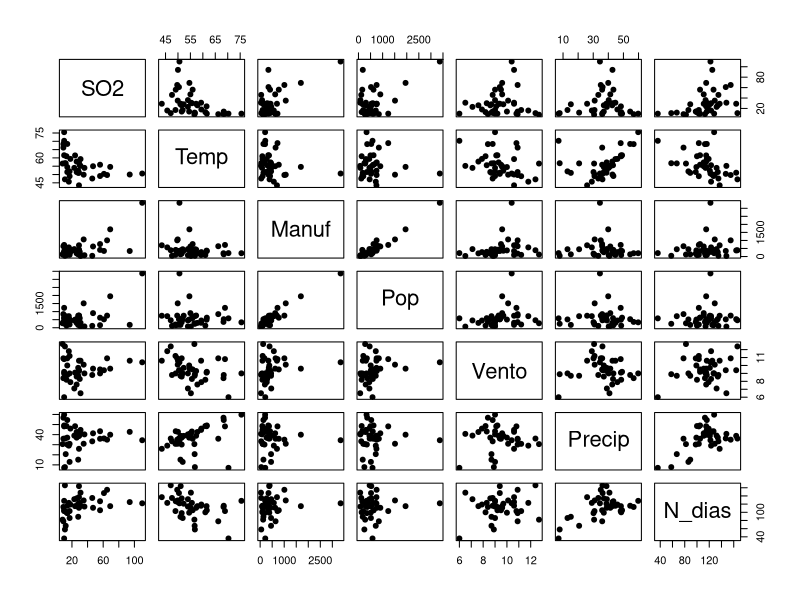

Source code (R): (Note: this script raises an error after producing the figure.)

# 1) ----------------------------------------------------------------------

#a) Regressão linear múltipla

#b)
BD1 = readr::read_table2("tabela_1.tsv")
BD1 = BD1[,-1]

pairs(BD1, pch = 19)
cor(BD1)[1,]

#c)

cor(BD1[,-1])
#Manufatura e Pop possuem cor > |0.90|, o que é um indício de multicolineariedade

#d)

modelo1 = lm(data = BD1); summary(modelo1)
#Pela comparação do teste individual e geral de significância, não é possível ter conclusão
#De multicoliniearidade

#e)
BD1_aux = BD1[,-1]

modelo_temp = lm(BD1_aux)
modelo_manuf = lm(dplyr::select(BD1_aux, Manuf, dplyr::everything()))
modelo_pop = lm(dplyr::select(BD1_aux, Pop, dplyr::everything()))
modelo_vento = lm(dplyr::select(BD1_aux, Vento, dplyr::everything()))
modelo_precip = lm(dplyr::select(BD1_aux, Precip, dplyr::everything()))
modelo_dias = lm(dplyr::select(BD1_aux, N_dias, dplyr::everything()))

r2_temp = summary(modelo_temp)$r.squared
r2_manuf = summary(modelo_manuf)$r.squared
r2_pop = summary(modelo_pop)$r.squared
r2_vento = summary(modelo_vento)$r.squared
r2_precip = summary(modelo_precip)$r.squared
r2_dias = summary(modelo_dias)$r.squared

vif = function(x){
  1/(1-x)
}

vif_temp = vif(r2_temp)
vif_manuf = vif(r2_manuf)
vif_pop = vif(r2_pop)
vif_vento = vif(r2_vento)
vif_precip = vif(r2_precip)
vif_dias = vif(r2_dias)

#Manuf e Pop apresentam VIF > 10, o que indica existência de multicolineariedade

#f)

#Será retirada a variável Pop pois ela não é muito informativa para o problema

BD1_f = BD1[,-4]

modelo2 = lm(data = BD1_f); summary(modelo2)
modelo3 = lm(data = BD1_f[,-c(4,5,6)]); summary(modelo3)

#Yi_hat = 77.237 -1.048*Xi1 + 0.024304Xi2 
summary(modelo3)$r.squared

# 2) ----------------------------------------------------------------------
#a)
BD2 = read.csv("tabela_2.csv")[,-1]
BD2 = BD2[,-1]

BD2 =  BD2 %>% 
  select(PCB, Idade)

plot(PCB ~ Idade, BD2, pch=19)
#Pelo gráfico parece que há uma violação na hipóteses de homocedasticidade
#quanto maior a idade do peixe maior a varição de PCB
cor(BD2)[2,1]

#b)
modelo1 = lm(BD2); summary(modelo1)
ris = rstandard(modelo1)
plot(ris ~ Idade, BD2, 
     pch = 19, 
     ylim = c(-3, 3))

abline(h=c(-2,0,2), 
       lty = c(2,1,2),
       col = c('red','black','red'))

#Não parece haver uma nuvem de pontos aleatorimaente distrubuidos entre
#o zero

qqnorm(ris, pch = 19); abline(0,1)
#Existe violação de normalidade e heterocedasticidade

#c)
rbruto_squared = resid(modelo1)**2
Idade_2 = BD2$Idade**2
modelo_aux = lm(rbruto_squared ~ BD2$Idade + Idade_2)
nrow(BD2) * summary(modelo_aux)$r.squared
qchisq(0.95, 2)

# Pelo teste de White a um nível de significância de 5% o modelo é heterocedástico

#d)
BD2$PCB = log(BD2$PCB)
modelo2 = lm(BD2); summary(modelo2)
plot(PCB ~ Idade, BD2, pch=19)
ris = rstandard(modelo2)
plot(ris ~ BD2$Idade, 
     pch=19, 
     ylim = c(-3, 3)); abline(h=c(-2,0,2))

rbruto_squared = resid(modelo2)**2
Idade_2 = BD2$Idade**2
modelo_aux = lm(rbruto_squared ~ BD2$Idade + Idade_2)
nrow(BD2) * summary(modelo_aux)$r.squared
qchisq(0.95, 2)

qqnorm(ris, pch = 19); abline(0,1)

#os problemas foram resolvidos

#e)
summary(modelo2)$r.squared / summary(modelo1)$r.squared

#Um aumento de aproximadamente 28% no poder de explicação de modelo

#f)

#Sim dividindo o modelo por 1/x_i

# 3) ----------------------------------------------------------------------
#a)
BD3 = readr::read_table2("tabela_3.tsv") %>% 
  select(nota_2, nota_1)
modelo1 = lm(BD3); summary(modelo1)
plot(BD3, pch = 19)
ris = rstandard(modelo1)
plot(ris ~ BD3$nota_1, pch=19, ylim = c(-3,3)); abline(h = c(-2,0,2))

#b)
resid_squared = resid(modelo1)**2
nota_1_sqd = BD3$nota_1**2
modelo_aux = lm(resid_squared ~ BD3$nota_1 + nota_1_sqd)
# 1 - hipoteses
# h0 homocedastico
# h1 heterocedastico

# 2 - estatistica de teste
# W = N * R2 ~ qchisq_gl
# gl numero de variaveis indepednentes
nrow(BD3) * summary(modelo_aux)$r.squared

# 3 - RC
# w > chisq alpha, glq
qchisq(0.95, 2)
# 4 - tomada de decisão
# Não pertece a RC o modelo é homocedastico

#c)
# Ychap_i = 18,3833 + 0,7743*x_1
# o valor estimado da note na segunda avaliacao do aluno que tirou 0 
# na primeira prova é de 18,3833

# 0,7743 é o valor estimado de acréscimo para a nota na segunda avalição
# para cada ponto na primeira avaliação

# 4) ----------------------------------------------------------------------

BD4 = readr::read_table2("tabela_4.tsv")
BD4 = BD4[,-1]
BD4 = BD4[,c(2,1)]

#a)

plot(BD4,pch = 19)
text(BD4, as.character(1:nrow(BD4)),pos = 3)
#As observações 11,12 e 13 se encontram afastadas da grande massa de dados, isso é um indício de ser
#outilers.

#b)

modelo1 = lm(BD4);summary(modelo1)
distancia_cook = cooks.distance(modelo1)
ris = rstandard(modelo1)

#Plot distância de cook
plot(distancia_cook, pch=19, ylim=c(0,2))
id = which(abs(distancia_cook)>0.1);id
text(id, distancia_cook[id],id,pos = 3)

#Plot de ris
plot(ris~fitted(modelo1), pch = 19, ylim = c(-3,3));abline(h = c(-2,0,2))
id = which(abs(ris)>2);id
text(fitted(modelo1)[id], ris[id],id, pos = 4)

#Plot de ris + distancia de cook
plot(ris ~ distancia_cook, 
     pch = 19, 
     ylim = c(-3,3), 
     xlim = c(0,1.5))
abline(h = c(-2,2), 
       v = c(0.1), 
       col = c("blue","blue","red","red"))
id = which(abs(distancia_cook)>0.1);id
text(distancia_cook[id], ris[id],id,pos = 3)

#Observado que os pontos 11 e 12 são outliers e os pontos 11 12 e 13 são possíveis pontos influentes

qqnorm(ris, pch = 19);abline(0,1)

#c)

id = which(abs(ris)>2);id

BD4c = BD4[-id,]
modelo2 = lm(BD4c); summary(modelo2)


distancia_cook = cooks.distance(modelo2)
ris = rstandard(modelo2)

#Plot distância de cook
plot(distancia_cook, pch=19, ylim=c(0,10))
id = which(abs(distancia_cook)>1);id
text(id, distancia_cook[id],id,pos = 3)

#Plot de ris
plot(ris~fitted(modelo2), pch = 19, ylim = c(-3,3));abline(h = c(-2,0,2))
id = which(abs(ris)>2);id
text(fitted(modelo2)[id], ris[id],id, pos = 4)

#Plot de ris + distancia de cook
plot(ris ~ distancia_cook, 
     pch = 19, 
     ylim = c(-5,5), 
     xlim = c(0,10))
abline(h = c(-2,2), 
       v = c(1), 
       col = c("blue","blue","red","red"))
id = which(abs(distancia_cook)>1);id
text(distancia_cook[id], ris[id],id,pos = 3)

qqnorm(ris, pch = 19);abline(0,1)
shapiro.test(ris)


#d)

BD4d = BD4c[-11,]
modelo3 = lm(BD4d); summary(modelo3)

distancia_cook = cooks.distance(modelo3)
ris = rstandard(modelo3)

#Plot distância de cook
plot(distancia_cook, pch=19, ylim=c(0,10))
id = which(abs(distancia_cook)>1);id
text(id, distancia_cook[id],id,pos = 3)

#Plot de ris
plot(ris~fitted(modelo3), pch = 19, ylim = c(-3,3));abline(h = c(-2,0,2))
id = which(abs(ris)>2);id
text(fitted(modelo3)[id], ris[id],id, pos = 4)

#Plot de ris + distancia de cook
plot(ris ~ distancia_cook, 
     pch = 19, 
     ylim = c(-5,5), 
     xlim = c(0,10))
abline(h = c(-2,2), 
       v = c(1), 
       col = c("blue","blue","red","red"))
id = which(abs(distancia_cook)>1);id
text(distancia_cook[id], ris[id],id,pos = 3)

qqnorm(ris, pch = 19); abline(0,1)

#Não houve violação na hipótese de homos. e a distribuição dos ris é normal.



# 5) ----------------------------------------------------------------------

BD5 = readr::read_table2("tabela_5.tsv")
BD5 = BD5[,-1]

#a)
pairs(BD5)
#Y~X1 -> relação negativa moderada; Y~X2 -> relação negativa fraca; Y~X3 -> relação negativa moderada

#b)

cor(BD5)

modelo1 = lm(BD5);summary(modelo1)

pairs(BD5, pch = 19)
modelo_aux_x1 = lm(BD5[,-1]); summary(modelo_aux_x1)
modelo_aux_x2 = lm(BD5[,-1][,c(2,1,3)]); summary(modelo_aux_x2)
modelo_aux_x3 = lm(BD5[,-1][,c(3,1,2)]); summary(modelo_aux_x3)

r2_x1 = summary(modelo_aux_x1)$r.squared
r2_x2 = summary(modelo_aux_x2)$r.squared
r2_x3 = summary(modelo_aux_x3)$r.squared

vif_x1 = 1 / (1-r2_x1);vif_x1
vif_x2 = 1 / (1-r2_x2);vif_x2
vif_x3 = 1 / (1-r2_x3);vif_x3

#A um nível de significância de 5%, todas as variávies possuem uma relação significativa
#Todos os vif <10; logo não existe evidências de multicolineariedade

#c)

y_chapeu = fitted(modelo1)
ris = rstandard(modelo1)
plot(ris ~y_chapeu, pch = 19, ylim = c(-3,3));abline(h = c(-2,0,2))
id = which(ris>2);id
text(y_chapeu[id],ris[id],id,pos = 3)

#d)

hii = hatvalues(modelo1)
p = sum(hii)
h_pc = 2*p/19; h_pc
subset(hii,subset = hii>h_pc) #id = which(hii>h_pc)

k = 1:length(hii)
plot(hii~k, pch = 19); abline(h = h_pc, col = "red")

#A observação 1 tem alta alavancagem(alto potencial para influenciar o ajuste do modelo)

#e)
ris = rstandard(modelo1)
distancia_cook = cooks.distance(modelo1)
plot(distancia_cook, pch = 19)
id = which(distancia_cook>0.1)
text(as.numeric(names(distancia_cook[id])), distancia_cook[id], id, pos = 2)
x = boxplot(distancia_cook, pch = 19)
text(1,distancia_cook[id],id, pos = 2)

#A observação 12 possui alta influência

#f)

#Plot de ris + distancia de cook
plot(ris ~ distancia_cook, 
     pch = 19, 
     ylim = c(-10,10), 
     xlim = c(0,10))
abline(h = c(-2,2), 
       v = c(1), 
       col = c("blue","blue","red","red"))
id = which(abs(ris)>2);id
text(distancia_cook[id], ris[id],id,pos = 3)

#A observação 12 é um outlier mas possui D < 1


#g)

#Iremos retirar a observação 12

BD5a = BD5[-12,]
modelo2 = lm(BD5a); summary(modelo2)
#Melhorou R2


# 6) ----------------------------------------------------------------------

BD6 = readr::read_csv("tabela_6.csv")
BD6 = BD6[,c(-1,-2)]

#a)

modelo1 = lm(BD6[,c(2,1)]); summary(modelo1)
ris = rstandard(modelo1)
y_chapeu = fitted(modelo1)

plot(ris ~ y_chapeu, pch = 19);abline(h = c(-2,0,2))
qqnorm(ris, pch = 19);abline(0,1)

#As hipóteses de normalidade, homost. e independencia aparentemente não foram violadas.

#b)

distancia_cook = cooks.distance(modelo1)
ris = rstandard(modelo1)

plot(ris ~ distancia_cook,
     pch = 19, 
     ylim = c(-3,3),
     xlim = c(0,1.5))
abline(h = c(-2,2),
       v = 1)
id = which(abs(ris) >= 2);id
text(distancia_cook[id], ris[id],id, pos = 4,col = "red")

#c)

maiores = sort(distancia_cook,decreasing = T)
maiores = maiores[1:2]
BD6c = BD6[-as.numeric(names(maiores)),]
modelo2 = lm(BD6c[,c(2,1)]); summary(modelo2)

#Não houve um acrescimo muito significativo.

#f)

#Como houve uma pequena melhora no R2.ajustado para o modelo2, escolheria-se o modelo2


# 7) ----------------------------------------------------------------------

BD7 = readr::read_table2("tabela_7.tsv")
BD7 = BD7[,-1]
BD7[25,] = c(192,17)

#a)
plot(BD7, pch = 19)
#Para maiores valores de vendas, parece haver um pequeno aumento na variabilidade do gosto_com_propaganda

#b)

modelo1 = lm(BD7); summary(modelo1)
ris = rstandard(modelo1); y_chapeu = fitted(modelo1)
plot(ris~y_chapeu, pch = 19, ylim= c(-3,3)); abline(h = c(-2,0,2))
#É possível notar um aumento proporcional crescente

#c)

resid_squared = resid(modelo1)**2
gasto_sqd = BD7$gasto_com_propaganda**2
modelo_aux = lm(resid_squared ~ BD7$gasto_com_propaganda + gasto_sqd)
# 1 - hipoteses
# h0 homocedastico
# h1 heterocedastico

# 2 - estatistica de teste
# W = N * R2 ~ qchisq_gl
# gl numero de variaveis indepednentes
nrow(BD7) * summary(modelo_aux)$r.squared

# 3 - RC
# w > chisq alpha, glq
qchisq(0.95, 2)
# 4 - tomada de decisão
# Pertence a região crítica, logo conclui-se heterosedasticidade

#d)

# Yi_hat/Xi = B0_hat/Xi + B1_hat*Xi/Xi           Y' = Yi_hat/Xi    Xi' = 1/Xi
# Yi_hat' = B1_hat + BO_hat * Xi'


vendas_t = BD7$vendas / BD7$gasto_com_propaganda
gasto_t = 1 / BD7$gasto_com_propaganda

# Yi_hat' = B1_hat + BO_hat * Xi'
# Yi_hat = B1_hat*Xi + BO_hat
# Yi_hat = 7.9511 + 51.9267*Xi

